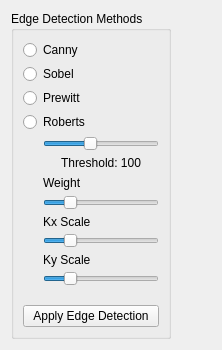
<widget class="QWidget" name="edgeDetectionPage">
 <layout class="QHBoxLayout" name="horizontalLayout_7">
  <property name="spacing">
   <number>12</number>
  </property>

  <item>
   <widget class="QGroupBox" name="edgeDetectionGroup">
    <property name="title">
     <string>Edge Detection Methods</string>
    </property>

    <layout class="QVBoxLayout" name="verticalLayout_9">
     <property name="spacing">
      <number>4</number>
     </property>

     <!-- Radio Buttons -->

     <item>
      <widget class="QRadioButton" name="radioCanny">
       <property name="text">
        <string>Canny</string>
       </property>
      </widget>
     </item>

     <item>
      <widget class="QRadioButton" name="radioSobel">
       <property name="text">
        <string>Sobel</string>
       </property>
      </widget>
     </item>

     <item>
      <widget class="QRadioButton" name="radioPrewitt">
       <property name="text">
        <string>Prewitt</string>
       </property>
      </widget>
     </item>

     <item>
      <widget class="QRadioButton" name="radioRoberts">
       <property name="text">
        <string>Roberts</string>
       </property>
      </widget>
     </item>

     <!-- Slider Container -->

     <item>
      <widget class="QWidget" name="edgeSliderContainer" native="true">
       <property name="minimumSize">
        <size>
         <width>0</width>
         <height>150</height>
        </size>
       </property>

       <layout class="QVBoxLayout" name="verticalLayout_edge">
        <property name="spacing">
         <number>3</number>
        </property>
        <property name="leftMargin">
         <number>20</number>
        </property>
        <property name="topMargin">
         <number>0</number>
        </property>
        <property name="rightMargin">
         <number>0</number>
        </property>
        <property name="bottomMargin">
         <number>0</number>
        </property>

        <!-- Threshold -->

        <item>
         <widget class="QSlider" name="sliderEdgeThreshold">
          <property name="visible">
           <bool>false</bool>
          </property>
          <property name="maximum">
           <number>255</number>
          </property>
          <property name="value">
           <number>100</number>
          </property>
          <property name="orientation">
           <enum>Qt::Horizontal</enum>
          </property>
         </widget>
        </item>

        <item>
         <widget class="QLabel" name="labelEdgeThreshold">
          <property name="visible">
           <bool>false</bool>
          </property>
          <property name="text">
           <string>Threshold: 100</string>
          </property>
          <property name="alignment">
           <set>Qt::AlignCenter</set>
          </property>
         </widget>
        </item>

        <!-- Weight -->

        <item>
         <widget class="QLabel" name="labelWeight">
          <property name="text">
           <string>Weight</string>
          </property>
         </widget>
        </item>

        <item>
         <widget class="QSlider" name="sliderWeight">
          <property name="maximum">
           <number>50</number>
          </property>
          <property name="value">
           <number>10</number>
          </property>
          <property name="orientation">
           <enum>Qt::Horizontal</enum>
          </property>
         </widget>
        </item>

        <!-- Kx -->

        <item>
         <widget class="QLabel" name="labelKx">
          <property name="text">
           <string>Kx Scale</string>
          </property>
         </widget>
        </item>

        <item>
         <widget class="QSlider" name="sliderKx">
          <property name="maximum">
           <number>50</number>
          </property>
          <property name="value">
           <number>10</number>
          </property>
          <property name="orientation">
           <enum>Qt::Horizontal</enum>
          </property>
         </widget>
        </item>

        <!-- Ky -->

        <item>
         <widget class="QLabel" name="labelKy">
          <property name="text">
           <string>Ky Scale</string>
          </property>
         </widget>
        </item>

        <item>
         <widget class="QSlider" name="sliderKy">
          <property name="maximum">
           <number>50</number>
          </property>
          <property name="value">
           <number>10</number>
          </property>
          <property name="orientation">
           <enum>Qt::Horizontal</enum>
          </property>
         </widget>
        </item>

       </layout>
      </widget>
     </item>

     <!-- Spacer -->

     <item>
      <spacer name="verticalSpacer_edge">
       <property name="orientation">
        <enum>Qt::Vertical</enum>
       </property>
       <property name="sizeHint" stdset="0">
        <size>
         <width>20</width>
         <height>15</height>
        </size>
       </property>
      </spacer>
     </item>

     <!-- Apply Button -->

     <item>
      <widget class="QPushButton" name="btnApplyEdgeDetection">
       <property name="text">
        <string>Apply Edge Detection</string>
       </property>
      </widget>
     </item>

    </layout>
   </widget>
  </item>

  <!-- Right Spacer -->

  <item>
   <spacer name="horizontalSpacer_2">
    <property name="orientation">
     <enum>Qt::Horizontal</enum>
    </property>
    <property name="sizeHint" stdset="0">
     <size>
      <width>40</width>
      <height>20</height>
     </size>
    </property>
   </spacer>
  </item>

 </layout>
</widget>
